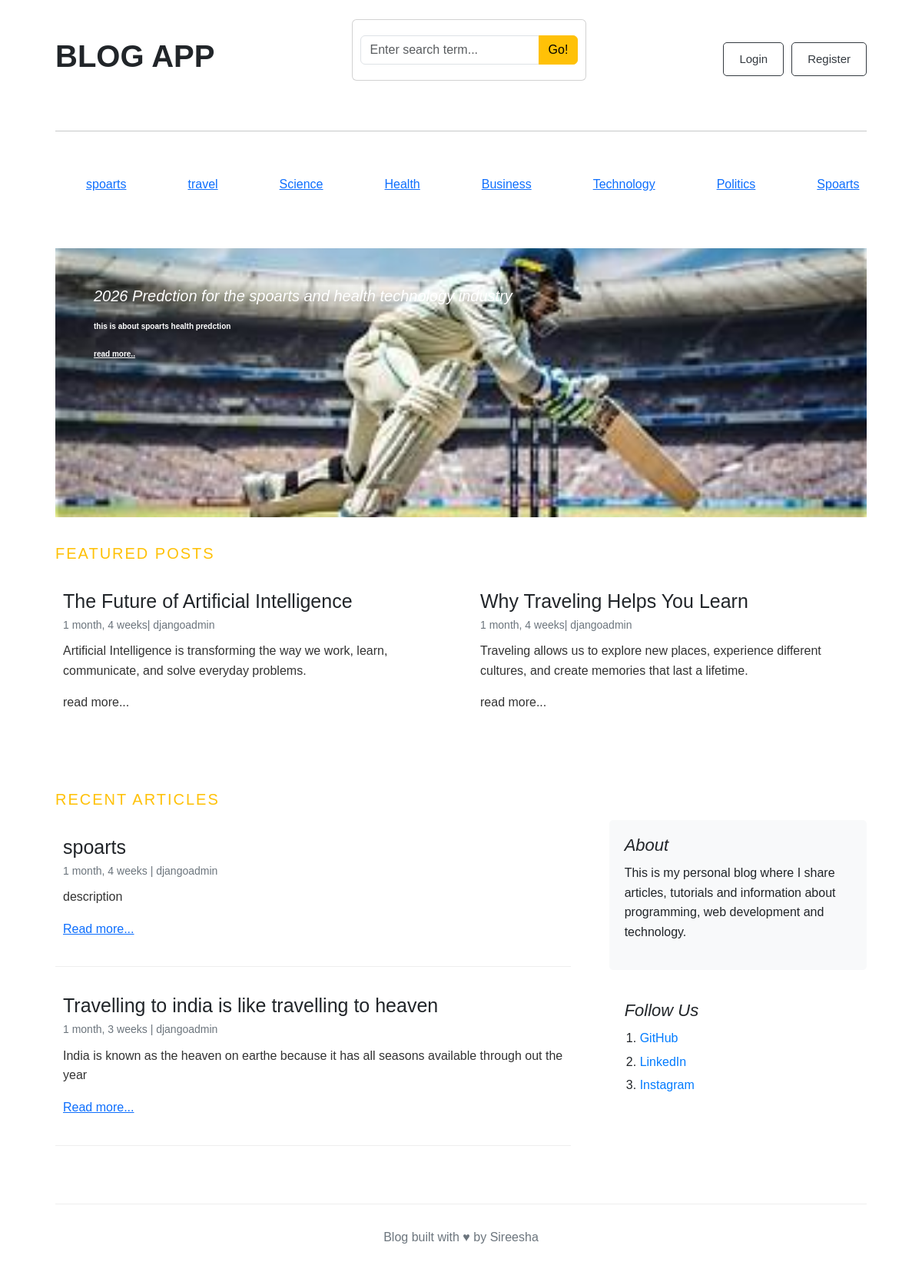
The page / on the database its author committed.
### blogs/models.py (models this page shows, shortened)
class category(models.Model):
    category_name = models.CharField(max_length = 40,unique = True)
    created_at = models.DateTimeField(auto_now_add=True)
    updated_at = models.DateTimeField(auto_now = True)
    class Meta:
        verbose_name_plural='categories'

class Blog(models.Model):
    title = models.CharField(max_length=100)
    slug = models.SlugField(max_length=150, unique=True, blank=True)
    category = models.ForeignKey(category, on_delete=models.CASCADE)
    author = models.ForeignKey(User, on_delete=models.CASCADE)
    featured_image = models.ImageField(upload_to='uploads/%Y/%m/%d')
    short_description = models.TextField(max_length=500)
    blog_body = models.TextField(max_length=2000)
    status = models.CharField(max_length=20, choices=STATUS_CHOICES, default="Draft")
    is_featured = models.BooleanField(default=False)
    created_at = models.DateTimeField(auto_now_add=True)
    updated_at = models.DateTimeField(auto_now=True)

### blogs/views.py (the view)
# urls.py: 2. Add a URL to urlpatterns:  path('', views.home, name='home')
def home(req):
   Blog_Details = Blog.objects.filter(is_featured=True)
   Blog_non_featured = Blog.objects.filter(is_featured=False)
   return render(req,'home.html',{'Blog_Details':Blog_Details,'Blog_non_featured':Blog_non_featured})

### blogs/context_processors.py (called while the page is built)
def get_categories(request):
    categories = category.objects.all()
    return dict(categories=categories)

def searching(request):
    keyword = request.GET.get('keyword')
    print(keyword)
    return dict(keyword = keyword)

### blogs/Templates/home.html
{% extends 'base.html' %}
{% block content %}
    {% for post in Blog_Details %}
    {% if forloop.first %}
            <div class="featured-post" style=" background-image: url('{{ post.featured_image.url }}');
                                       background-repeat: no-repeat;
                                       background-size: cover;
                                       background-position: center;">
                <div class="featured-content">
                    <h1>{{ post.title }}</h1>
                    <p>{{ post.short_description | truncatewords:25}}</p>
                    <P><a href="{% url 'single_blog' post.slug %}" style="color:white">read more..</a></P>
                </div>
            </div>
    {% endif %}
    {% endfor %}
    <h3 class="section-title">Featured Posts </h3>
    <div class="featured_container">
    <div class="featured-posts">
    {%for post in Blog_Details%}
    {% if not forloop.first %}
           <div class="post-card">
                <div class="card-body">
                    <h3><a href="{% url 'single_blog' post.slug %}">{{post.title}}</a></h3>
                    <small> {{post.created_at |timesince}}| {{post.author}} </small>
                    <p>
                        {{post.short_description | truncatewords:25}}
                    </p>
                    <p>read more...</p>
                 </div>
             </div>
             {% endif %}
             {% endfor %}
    </div>
    </div>
  <h3 class="section-title">Recent Articles </h3>
<main class="main-content">
    <div class="blog-main">
        {% for post in Blog_non_featured %}
        <div class="post-card">
            <div class="card-body">
                <h3>
                    <a href="{% url 'single_blog' post.slug %}">
                        {{ post.title }}
                    </a>
                </h3>
                <small>
                    {{ post.created_at|timesince }} | {{ post.author }}
                </small>
                <p>
                    {{ post.short_description|truncatewords:20 }}
                </p>
                <p>
                    <a href="{% url 'single_blog' post.slug %}">Read more...</a>
                </p>
            </div>
        </div>
        {% endfor %}
    </div>
    <aside class="blog-sidebar">
        <div class="about">
            <h4>About</h4>
            <p>
                This is my personal blog where I share articles,
                tutorials and information about programming,
                web development and technology.
            </p>
        </div>
        <div class="follow">
            <h4>Follow Us</h4>
            <ol>
                <li>
                    <a href="https://github.com/" target="_blank">
                        GitHub
                    </a>
                </li>
                <li>
                    <a href="https://www.linkedin.com/" target="_blank">
                        LinkedIn
                    </a>
                </li>
                <li>
                    <a href="https://www.instagram.com/" target="_blank">
                        Instagram
                    </a>
                </li>
            </ol>
        </div>
    </aside>
</main>
<div>
{% endblock %}

### blogs/Templates/base.html (shortened to what this page needs)
{% load static %}
<!DOCTYPE html>
<html lang="en">
<head>
     <link href="https://cdn.jsdelivr.net/npm/bootstrap@5.3.8/dist/css/bootstrap.min.css"
          rel="stylesheet">
<link rel="stylesheet" href="{% static 'css/blog.css' %}">
</head>
<body>
<main class="container">
    <div class="nav">
       <h2>BLOG APP</h2>
            <div class="card mb-4">
                <div class="card-body">
                    <form method="GET" action="{% url 'search'%}">
                        <div class="input-group">
                            <input class="form-control" type="text" value="{{keyword|default:''}}" name="keyword" placeholder="Enter search term...">
                            <button class="btn btn-warning"type="submit">
                                Go!
                            </button>
                        </div>
                    </form>
                </div>
            </div>
            <div class="buttons">
        {% if not user.is_authenticated %}
        <a href="{% url 'login' %}">
            <button class="btn btn-warning">Login</button>
        </a>
        <a href="{% url 'register' %}">
            <button class="btn btn-warning">Register</button>
        </a>
        {% else %}
        <span>logined as {{user}}</span>
        <a href="{% url 'logout'%}">
            <button class="btn btn-warning">Logout</button>
        </a>
        {% endif %}
        </div>
</div>
<hr>
<div class="topics">
            {% for topic in  categories %}
               <a href="{% url 'category_pages' topic.id%}" style="margin:40px">{{topic.category_name}}</a>
            {% endfor %}
</div>
 {% block content %}
 {% endblock %}
<footer>
    <p>
        Blog built with ♥ by Sireesha
    </p>
</footer>
</body>
</html>

### blogs/static/css/blog.css (style rules this page uses)
* { box-sizing: border-box; margin: 0; padding: 0; }
body { font-family: Arial, Helvetica, sans-serif; background-color: #ffffff; color: #212529; line-height: 1.6; }
.nav { display: flex; align-items: center; justify-content: space-between; padding: 25px 0; }
.nav h2 { font-size: 40px; font-weight: bold; }
.buttons { display: flex; gap: 10px; }
.buttons button { padding: 10px 20px; border: 1px solid #343a40; border-radius: 5px; background-color: white; color: #343a40; font-size: 15px; cursor: pointer; }
.topics { display:flex }
.container { width: 90%; max-width: 1140px; margin: 0 auto; }
.featured-post { margin-top: 30px; min-height: 350px; }
.featured-content { width: 70%; padding: 50px; }
.featured-content h1 { font-size: 20px; font-style: italic; font-weight: 400; margin-bottom: 20px; }
.featured-content p { font-size: 10px; margin-bottom: 20px; }
.featured-content { color: white; text-decoration: none; font-weight: bold; }
.featured_container { display:flex; align-items:space-between; }
.section-title { margin-top: 35px; margin-bottom: 15px; color: #ffc107; text-transform: uppercase; letter-spacing: 2px; font-size: 20px; }
.featured-posts { display: grid; grid-template-columns: 1fr 1fr; gap: 30px; margin-bottom: 30px; }
.post-card { border: none; background-color: white; }
.card-body { padding: 20px 10px; }
.card-body h3 { font-size: 25px; margin-bottom: 5px; }
.card-body h3 a { color: #212529; text-decoration: none; }
.card-body small { display: block; color: #6c757d; margin-bottom: 10px; }
.card-body p { font-size: 16px; color: #333; }
.main-content { display: flex; align-items: flex-start; gap: 40px; }
.blog-main { flex: 1; }
.blog-sidebar { width: 300px; flex-shrink: 0; }
.main-content { display: grid; grid-template-columns: 2fr 1fr; gap: 50px; margin-top: 10px; }
.blog-main { width: 100%; }
.blog-main .post-card { margin-bottom: 15px; border-bottom: 1px solid #eeeeee; }
.blog-sidebar { width: 100%; }
.about { background-color: #f8f9fa; padding: 20px; margin-bottom: 30px; border-radius: 5px; }
.about h4 { font-size: 22px; font-style: italic; margin-bottom: 10px; }
.about p { font-size: 16px; }
.follow { padding: 10px 20px; }
.follow h4 { font-size: 22px; font-style: italic; margin-bottom: 10px; }
.follow ol { padding-left: 20px; }
.follow li { margin-bottom: 5px; }
.follow a { color: #007bff; text-decoration: none; }
footer { margin-top: 60px; padding: 30px; border-top: 1px solid #eeeeee; text-align: center; color: #6c757d; }
* { box-sizing: border-box; }

### rows shown on the page
category: category_name "spoarts"
category: category_name "travel"
category: category_name "Science"
category: category_name "Health"
category: category_name "Business"
category: category_name "Technology"
category: category_name "Politics"
category: category_name "Spoarts"
Blog: featured_image (picture), title "2026 Predction for the spoarts and health technology industry", short_description "this is about spoarts health predction"
Blog: title "The Future of Artificial Intelligence", created_at "1 month, 4 weeks", author "djangoadmin", short_description "Artificial Intelligence is transforming the way we work, learn, communicate, and solve everyday problems."
Blog: title "Why Traveling Helps You Learn", created_at "1 month, 4 weeks", author "djangoadmin", short_description "Traveling allows us to explore new places, experience different cultures, and create memories that last a lifetime."
Blog: title "spoarts", created_at "1 month, 4 weeks", author "djangoadmin", short_description "description"
Blog: title "Travelling to india is like travelling to heaven", created_at "1 month, 3 weeks", author "djangoadmin", short_description "India is known as the heaven on earthe because it has all seasons available through out the year"
